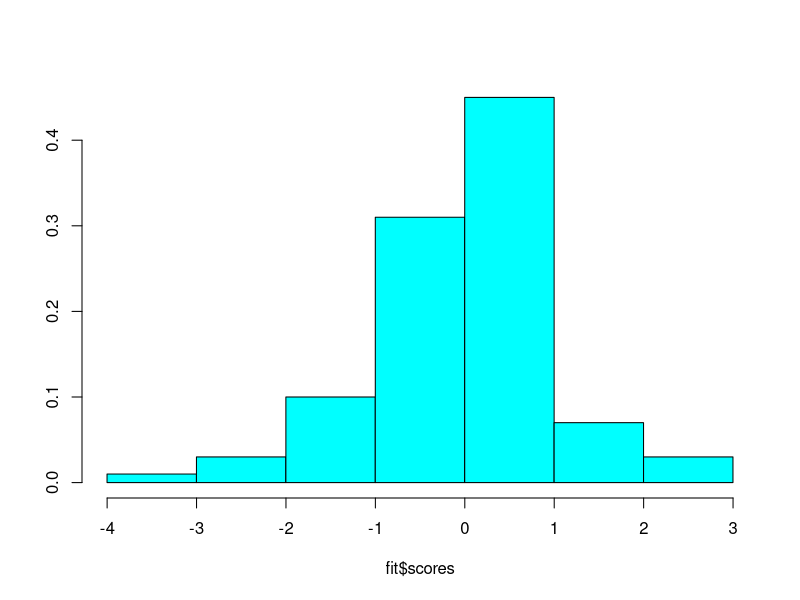
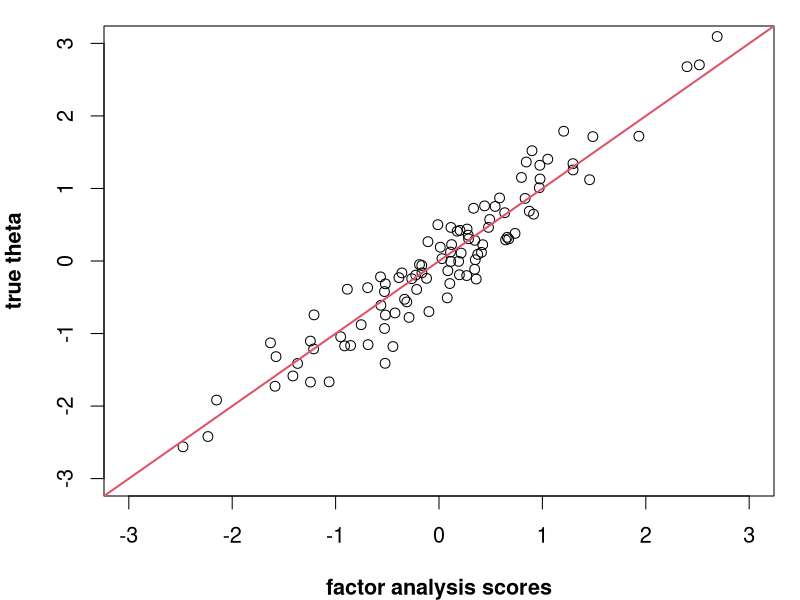
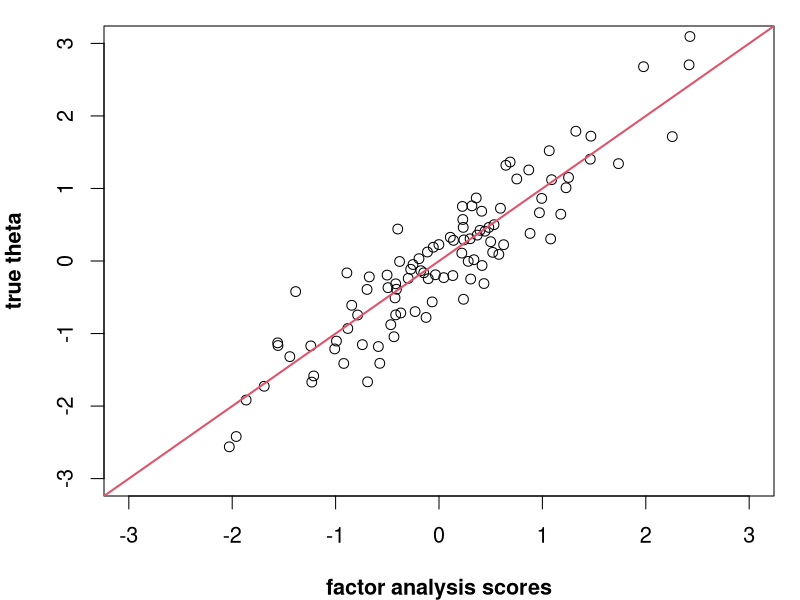
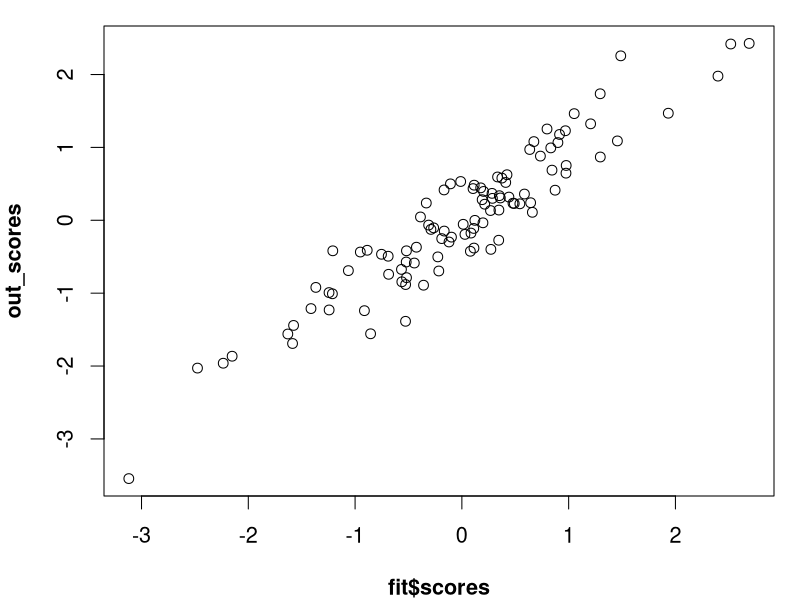
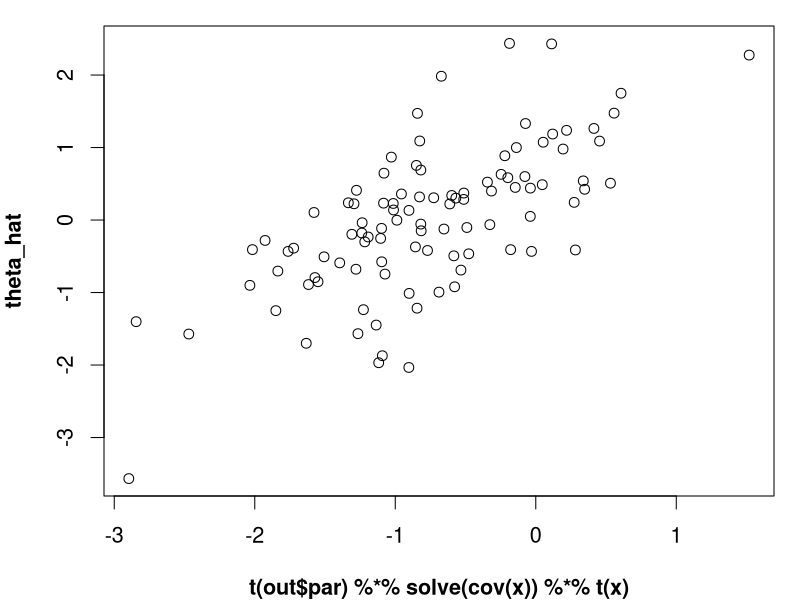
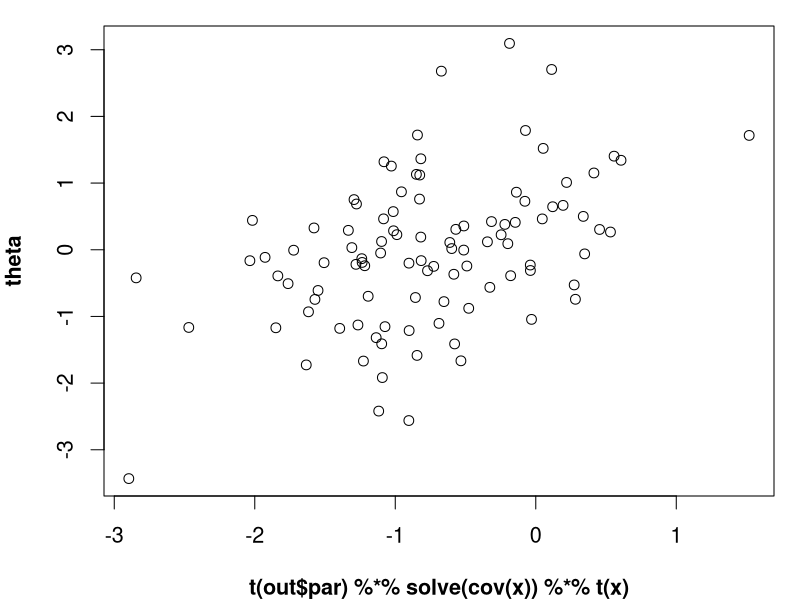
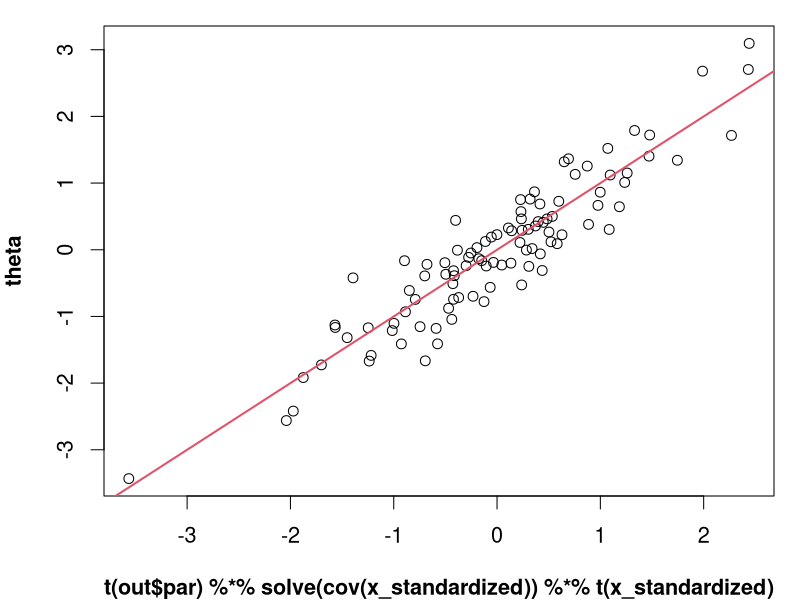
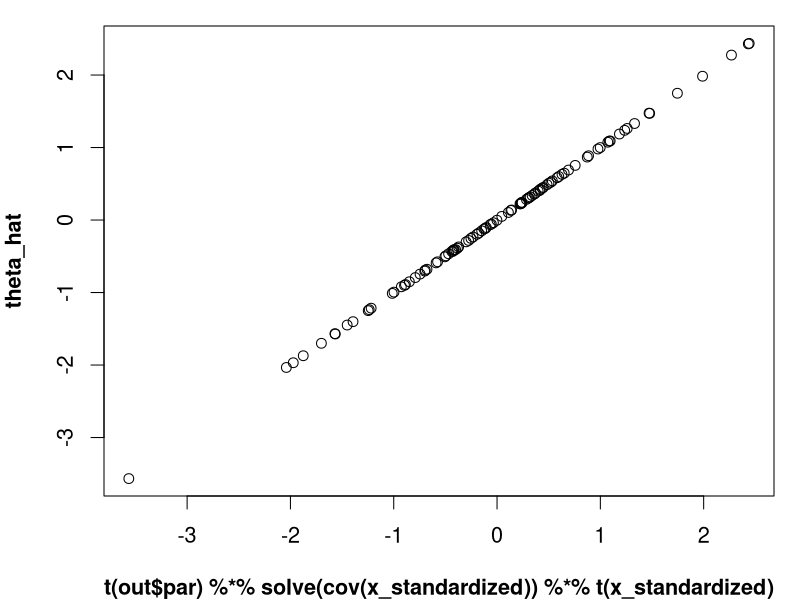

Write R code to recreate these figures, in order. (Note: this script raises an error after producing the figures.)
## R_Demo_Measurement_factor_analysis.R file
##########################################################################
## INSTRUCTOR: Christopher Fariss
## COURSE NAME: Advanced Computational Methods for Social Media and Textual Data (3B)
## University of Essex Summer School 2023
##
## Date: 2023-08-11
##
## Please e-mail me if you find any errors or have and suggestions (either email is fine)
## e-mail: cjf0006@gmail.com
## e-mail: cjfariss@umich.edu
##########################################################################
## Introduction to tutorial:
##
## For a factor a analysis model, there is a latent trait theta_i.
##
## The subscript i = 1,... ,N indicates multiple units. y_ik is the observed value for item k for unit i.
##
## For each observed item alpha_k and \beta_k are also estimated.
##
## alpha_k continues to act as "difficulty" parameters, or threshold that benchmarks how likely an indicator is to be observed relative to the values of the latent trait.
##
## In this formulation, this is analogous to an intercept in a traditional linear regression model.
##
## beta_k, often referred to as the "discrimination" parameters and is the analogue of a slope coefficient in a linear regression.
##
##########################################################################


rm(list=ls())

## load library
library(MASS) # load library with truehist function


n <- 100
theta <- rnorm(n,0,1)

## set parameters for each item
## alpha (the intercept) is the difficulty parameter or base-line probability of 1
## beta (the slope) is the discrimination parameter or the strength of the relationship
## between the estimated latent trait theta and the individual item

## item 1 is the most difficult and least informative item
alpha1 <- -1.000000
beta1 <- 1.000000

## item 2 is of medium difficulty relative to the two other items
## it is also the same level of informativeness as item1
alpha2 <- 0.000000
beta2 <- 1.000000

## item 3 is the least difficult item but is also the most informative
## these statements are each relative to the other items in the model
alpha3 <- 1.000000
beta3 <- 3.000000

## define k as the number of items
k <- 3

## linear terms of the item specific models f() that link the latent trait to the items
x1 <- alpha1 + beta1 * theta + rnorm(n)
x2 <- alpha2 + beta2 * theta + rnorm(n)
x3 <- alpha3 + beta3 * theta + rnorm(n)


## create matrix of observed items
x <- cbind(x1, x2, x3)

## fit linear factor model
fit <- factanal(x, factor=1, scores="regression")

fit

MASS::truehist(fit$scores)

## what are the loadings?
cor(fit$scores, scale(x1))
cor(fit$scores, scale(x2))
cor(fit$scores, scale(x3))


## plot true latent variable with posterior mean
par(mar=c(4,4,1,1), font=2, font.lab=2, cex=1.3)
plot(fit$scores, theta, xlim=c(-3,3), ylim=c(-3,3), ylab="true theta", xlab="factor analysis scores")
abline(a=0, b=1, col=2, lwd=2)


D <- nrow(x)
parameters_list <- c(c(1,1,1), runif(D,-1,1))
parameters_list <- c(c(1,1,1), scale(apply(x,1,mean))[,1])

# user defined function passed to optim
factor_analysis_func <- function(par, y, iterate=TRUE){
    
    b <- par[1:3]
    theta <- par[4:length(par)]
    
    theta <- (theta - mean(theta))/sd(theta)
    
    y.hat1 <- b[1]*theta
    y.hat2 <- b[2]*theta
    y.hat3 <- b[3]*theta
    
    #y.hat1 <- (y.hat1-mean(y.hat1))/sd(y.hat1)
    #y.hat2 <- (y.hat2-mean(y.hat2))/sd(y.hat2)
    #y.hat3 <- (y.hat3-mean(y.hat3))/sd(y.hat3)
    
    y[,1] <- (y[,1] - mean(y[,1]))/sd(y[,1])
    y[,2] <- (y[,2] - mean(y[,2]))/sd(y[,2])
    y[,3] <- (y[,3] - mean(y[,3]))/sd(y[,3])
    
    ## sse
    #out <- -sum((y[,1]-y.hat1)^2 + (y[,2]-y.hat2)^2 + (y[,3]-y.hat3)^2)
    
    ## mle
    out <- sum(log(dnorm(y[,1], mean=y.hat1, sd=1)) + log(dnorm(y[,2], mean=y.hat2, sd=1)) + log(dnorm(y[,3], mean=y.hat3, sd=1)))
    
    return(out)
}

out <- optim(par = parameters_list, fn=factor_analysis_func, y=x, method="BFGS", control=list(fnscale = -1), hessian = TRUE)
out
names(out)

out_scores <- out$par[4:length(out$par)]

out$par[1:3]

## plot true latent variable with posterior mean
par(mar=c(4,4,1,1), font=2, font.lab=2, cex=1.3)
plot(out_scores, theta, xlim=c(-3,3), ylim=c(-3,3), ylab="true theta", xlab="factor analysis scores")
abline(a=0, b=1, col=2, lwd=2)

cor(fit$scores, theta) ## base factanal output and the true scores
cor(out_scores, theta) ## my function and the true scores
cor(fit$scores, out_scores) ## base factanal output and my function

plot(fit$scores, out_scores)



# hat f = Λ' Σ^-1 x

cov(x)
cor(x)
solve(cov(x))

loadings <- c(1,1,1)
t(loadings) %*% solve(cov(x)) %*% t(x)

D <- nrow(x)
parameters_list <- c(1,1,1)

# user defined function passed to optim
factor_analysis_func_v2 <- function(par, y, iterate=TRUE){
    
    #a <- par[1:3]
    #b <- par[4:6]
    #theta <- par[7:length(par)]
    y[,1] <- (y[,1] - mean(y[,1]))/sd(y[,1])
    y[,2] <- (y[,2] - mean(y[,2]))/sd(y[,2])
    y[,3] <- (y[,3] - mean(y[,3]))/sd(y[,3])
    
    loadings <- par[1:3]
    theta_hat <<- t(loadings) %*% solve(cov(y)) %*% t(y)
    
    theta_hat <<- (theta_hat - mean(theta_hat))/sd(theta_hat)
    
    y.hat1 <- loadings[1] * theta_hat
    y.hat2 <- loadings[2] * theta_hat
    y.hat3 <- loadings[3] * theta_hat
    
    #y.hat1 <- (y.hat1-mean(y.hat1))/sd(y.hat1)
    #y.hat2 <- (y.hat2-mean(y.hat2))/sd(y.hat2)
    #y.hat3 <- (y.hat3-mean(y.hat3))/sd(y.hat3)
    
    ## sse
    #out <- -sum((y[,1]-y.hat1)^2 + (y[,2]-y.hat2)^2 + (y[,3]-y.hat3)^2)
    
    ## mle
    out <- sum(log(dnorm(y[,1], mean=y.hat1, sd=1)) + log(dnorm(y[,2], mean=y.hat2, sd=1)) + log(dnorm(y[,3], mean=y.hat3, sd=1)))    
    return(out)
}

## optim methods: "Nelder-Mead", "BFGS", "CG", "L-BFGS-B", "SANN",
out <- optim(par = parameters_list, fn=factor_analysis_func_v2, y=x, method="BFGS", control=list(fnscale = -1), hessian = TRUE)
out
names(out)
out$par

theta_hat

## this doesn't work because you need to standardize x
plot(t(out$par) %*% solve(cov(x)) %*% t(x), theta_hat)
plot(t(out$par) %*% solve(cov(x)) %*% t(x), theta)

## this works because we are standardizing x
x_standardized <- scale(x)[,1:3]
plot(t(out$par) %*% solve(cov(x_standardized)) %*% t(x_standardized), theta)
abline(a=0, b=1, col=2, lwd=2)
cor(c(t(out$par) %*% solve(cov(x_standardized)) %*% t(x_standardized)), theta)

## these values should be exactly the same up to some rounding errors (theta_hat was made by the second function)
plot(t(out$par) %*% solve(cov(x_standardized)) %*% t(x_standardized), theta_hat)
cor(c(t(out$par) %*% solve(cov(x_standardized)) %*% t(x_standardized)), c(theta_hat))

cor(fit$scores, theta) ## base factanal output and the true scores
cor(out_scores, theta) ## my function and the true scores
cor(fit$scores, out_scores) ## base factanal output and my function





## using the R help example

## function is genearlized to do this yet

# A little demonstration, v2 is just v1 with noise,
# and same for v4 vs. v3 and v6 vs. v5
# Last four cases are there to add noise
# and introduce a positive manifold (g factor)
v1 <- c(1,1,1,1,1,1,1,1,1,1,3,3,3,3,3,4,5,6)
v2 <- c(1,2,1,1,1,1,2,1,2,1,3,4,3,3,3,4,6,5)
v3 <- c(3,3,3,3,3,1,1,1,1,1,1,1,1,1,1,5,4,6)
v4 <- c(3,3,4,3,3,1,1,2,1,1,1,1,2,1,1,5,6,4)
v5 <- c(1,1,1,1,1,3,3,3,3,3,1,1,1,1,1,6,4,5)
v6 <- c(1,1,1,2,1,3,3,3,4,3,1,1,1,2,1,6,5,4)
m1 <- cbind(v1,v2,v3,v4,v5,v6)
cor(m1)
factanal(m1, factors = 1) # varimax is the default
factanal(m1, factors = 1, rotation = "promax")


out <- optim(par = parameters_list, fn=factor_analysis_func_v2, y=m1, method="BFGS", control=list(fnscale = -1), hessian = TRUE)
out
names(out)
out$par
